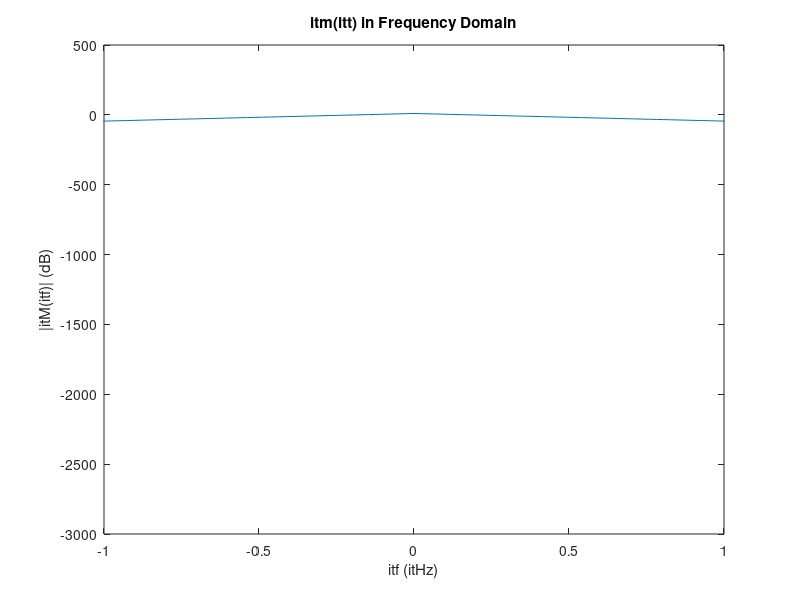
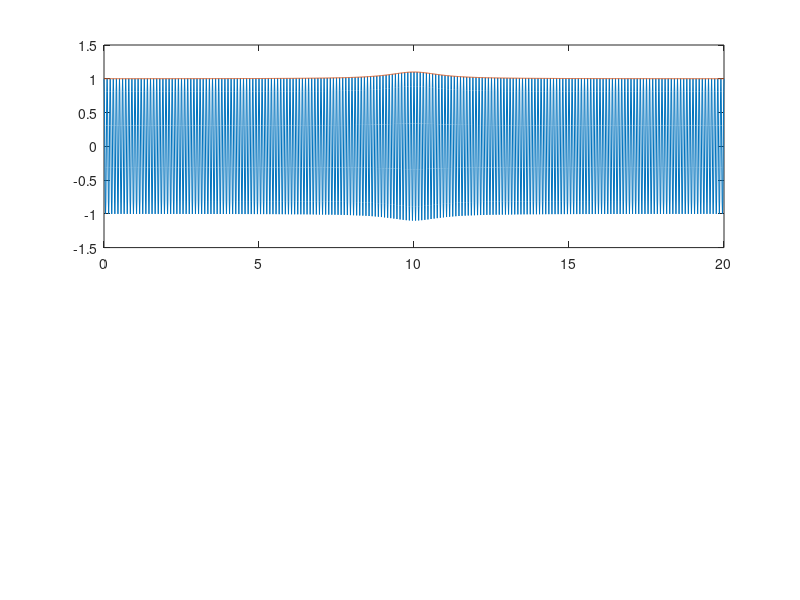

The MATLAB source for these figures, in order: (Note: this script raises an error after producing the figures.)
%% Problem Set 4 ECE300 Mark Koszykowski

clc;
clear;
close all;
%% 2

Fc = 10;
Fs = 100;

% a

t = 0:1/Fs:20;

% b

N = 4096;

f = -Fs/2:Fs/N:Fs/2 - Fs/N;

% c

m = 1 ./ (1 + (t - 10).^2);

M = pi * exp(-1j * 40 * pi * f) .* exp(-2 * pi * abs(f));

figure;

plot(f, mag2db(abs(M)));
title("{\itm}({\itt}) in Frequency Domain");
xlabel("{\itf} ({\itHz})");
ylabel("|{\itM}({\itf})| (dB)");
xlim([-1 1]);

% d

modulation_indices = [.1 .9];

am_signals = zeros(length(modulation_indices), length(m));

figure;

for i = 1:length(modulation_indices)
    A = 1;
    ka = modulation_indices(i) / max(abs(m));
    
    am_signals(i, :) = A * (1 + ka * m) .* cos(2 * pi * Fc * t);
    
    subplot(2, 1, i);
    plot(t, am_signals(i, :), t, sqrt((1 + ka * m).^2));
    title("AM Signal (" + modulation_indices(i) * 100 + "% Modulation Index)");
    xlabel("{\itt} ({\its})");
    ylabel("{\itx}({\itt})");
end

figure;

for i = 1:length(modulation_indices)
   subplot(2, 2, 2*(i - 1) + 1);
   plot(f, mag2db(abs(fftshift(fft(am_signals(i, :), N)))));
   title("Frequency Spectrum (" + modulation_indices(i) * 100 + "% Modulation Index)");
   xlabel("{\itf} ({\itHz})");
   ylabel("|{\itX}({\itf})| (dB)");
   
   subplot(2, 2, 2*(i - 1) + 2);
   plot(f, mag2db(abs(fftshift(fft(am_signals(i, :), N)))));
   title("Frequency Spectrum (" + modulation_indices(i) * 100 + "% Modulation Index)");
   xlabel("{\itf} ({\itHz})");
   ylabel("|{\itX}({\itf})| (dB)");
   xlim([8 12]);
end

% e

m_hat = (t - 10) ./ (1 + (t - 10).^2);

cos_c = cos(2 * pi * Fc * t);
sin_c = sin(2 * pi * Fc * t);

dsb = m .* cos_c;
ussb = m .* cos_c - m_hat .* sin_c;
lssb = m .* cos_c - -m_hat .* sin_c;

figure;

subplot(3, 1, 1);
plot(t, dsb, t, sqrt(m.^2));
title("DSB-SC");
xlabel("{\itt} ({\its})");
ylabel("{\itx}({\itt})");

subplot(3, 1, 2);
plot(t, ussb, t, sqrt(m.^2 + m_hat.^2));
title("USSB");
xlabel("{\itt} ({\its})");
ylabel("{\itx}({\itt})");

subplot(3, 1, 3);
plot(t, lssb, t, sqrt(m.^2 + (-m_hat).^2));
title("LSSB");
xlabel("{\itt} ({\its})");
ylabel("{\itx}({\itt})");

% g

dsb_spectrum = fftshift(fft(dsb, N));

figure;

subplot(3, 2, 1);
plot(f, mag2db(abs(dsb_spectrum)));
title("DSB-SC Spectrum");
xlabel("{\itf} ({\itHz})");
ylabel("|{\itX}({\itf})| (dB)");

subplot(3, 2, 2);
plot(f, mag2db(abs(dsb_spectrum)));
title("DSB-SC Spectrum");
xlabel("{\itf} ({\itHz})");
ylabel("|{\itX}({\itf})| (dB)");
xlim([8 12]);

subplot(3, 2, 3);
plot(f, mag2db(abs(fftshift(fft(ussb, N)))));
title("USSB Spectrum");
xlabel("{\itf} ({\itHz})");
ylabel("|{\itX}({\itf})| (dB)");

subplot(3, 2, 4);
plot(f, mag2db(abs(fftshift(fft(ussb, N)))));
title("USSB Spectrum");
xlabel("{\itf} ({\itHz})");
ylabel("|{\itX}({\itf})| (dB)");
xlim([8 12]);

subplot(3, 2, 5);
plot(f, mag2db(abs(fftshift(fft(lssb, N)))));
title("LSSB Spectrum");
xlabel("{\itf} ({\itHz})");
ylabel("|{\itX}({\itf})| (dB)");

subplot(3, 2, 6);
plot(f, mag2db(abs(fftshift(fft(lssb, N)))));
title("LSSB Spectrum");
xlabel("{\itf} ({\itHz})");
ylabel("|{\itX}({\itf})| (dB)");
xlim([8 12]);

% h

A = 1;
kf = .5;
phi = 0;

v = pi / 2 + atan(t - 10);

fm  = A * cos(2 * pi * Fc * t + 2 * pi * kf * v + phi);

figure;

subplot(2, 1, 1);
plot(t, fm);
title("FM Signal");
xlabel("{\itt} ({\its})");
ylabel("{\itx}({\itt})");

subplot(2, 1, 2);
plot(t, fm);
title("FM Signal");
xlabel("{\itt} ({\its})");
ylabel("{\itx}({\itt})");
xlim([8 12]);

% i

figure;

fm_spectrum = fftshift(fft(fm, N));

subplot(2, 1, 1);
plot(f, mag2db(abs(fm_spectrum)));
title("Frequency Spectrum of FM Signal");
xlabel("{\itf} ({\itHz})");
ylabel("|{\itX}({\itf})| (dB)");

subplot(2, 1, 2);
plot(f, mag2db(abs(fm_spectrum)));
title("Frequency Spectrum of FM Signal");
xlabel("{\itf} ({\itHz})");
ylabel("|{\itX}({\itf})| (dB)");
xlim([8 12]);

% j

figure;

plot(f, abs(dsb_spectrum) / max(abs(dsb_spectrum)), f, abs(fm_spectrum) / max(abs(fm_spectrum)));
title("Spectrum of DSB-SC and FM");
xlabel("{\itf} ({\itHz})");
ylabel("|{\itX}({\itf})|");
legend("DSB-SC", "FM");
xlim([8 12]);